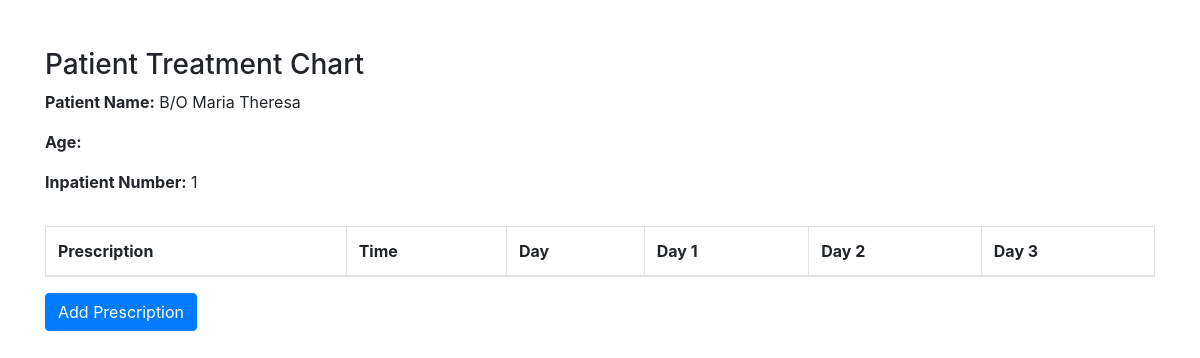
The app's page /patient_treatment_chart/1/ (signed in), older data.
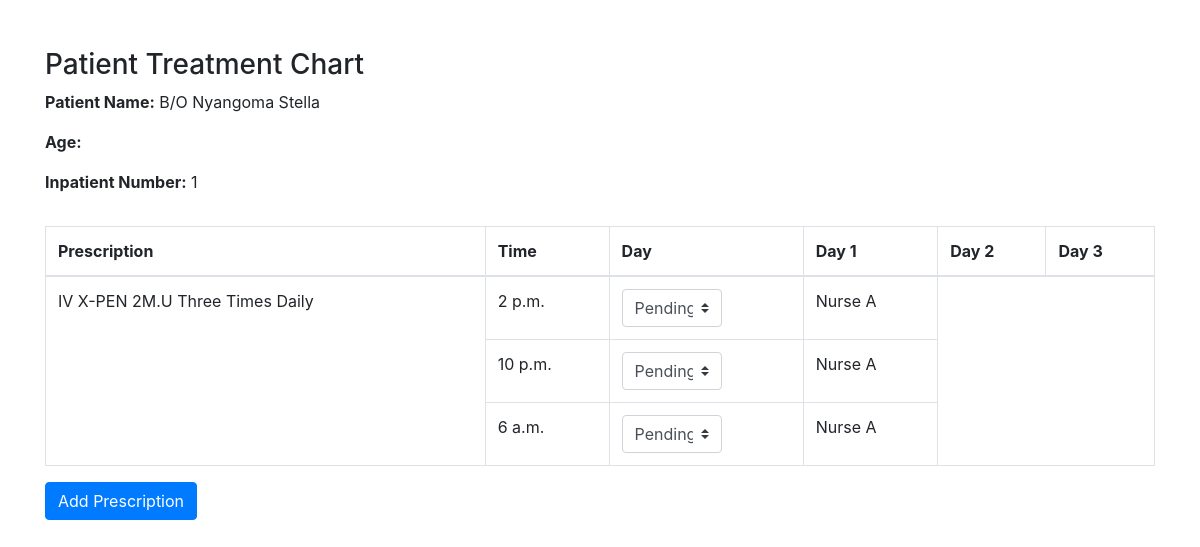
The same page, newer data.
### newborn/models.py (models this page shows, shortened)
class NewbornAdmission(models.Model):
    PLACE_OF_BIRTH_CHOICES = [
        ('Hospital', 'Hospital'),
        ('Along the road', 'Along the road'),
        ('Home', 'Home'),
    ]
    MODE_OF_DELIVERY_CHOICES = [
        ('SVD', 'SVD (Spontaneous Vaginal Delivery)'),
        ('C/S', 'C/S (Caesarean Section)'),
    ]
    MEANS_OF_TRANSPORT_CHOICES = [
        ('Ambulance', 'Ambulance'),
        ('Public means', 'Public means'),
    ]
    YES_NO_CHOICES = [
        ('Yes', 'Yes'),
        ('No', 'No'),
    ]
    SEX = [
        ('M', 'M'),
        ('F', 'F'),
    ]
    admission_date = models.DateTimeField()
    name = models.CharField(max_length=100)
    sex = models.CharField(max_length=100, choices=SEX)
    birth_weight = models.DecimalField(max_digits=2, decimal_places=1)
    delivery_date = models.DateTimeField()
    place_of_birth = models.CharField(max_length=20, choices=PLACE_OF_BIRTH_CHOICES)
    hospital_name = models.CharField(max_length=100, blank=True, null=True)
    mode_of_delivery = models.CharField(max_length=3, choices=MODE_OF_DELIVERY_CHOICES)
    indication = models.CharField(max_length=100, blank=True, null=True)
    resuscitation_done = models.CharField(max_length=3, choices=YES_NO_CHOICES)
    resuscitation_choices_1 = models.BooleanField(verbose_name='Bag&Mask', default=False, blank=True)
    resuscitation_choices_2 = models.BooleanField(verbose_name='Oxygen', default=False, blank=True)
    referred_in = models.CharField(max_length=3, choices=YES_NO_CHOICES)
    facility_name = models.CharField(max_length=100, blank=True, null=True)
    referral_date_time = models.DateTimeField(blank=True, null=True)
    reason_for_referral = models.CharField(max_length=100, blank=True, null=True)
    means_of_transport = models.CharField(max_length=20, choices=MEANS_OF_TRANSPORT_CHOICES, blank=True, null=True)
    oxygen_transport = models.CharField(max_length=3, choices=YES_NO_CHOICES, blank=True, null=True)
    mother = models.ForeignKey(MotherDetails, on_delete=models.CASCADE, null=True)

class Prescription(models.Model):
    admission = models.ForeignKey(NewbornAdmission, on_delete=models.CASCADE)
    name = models.CharField(max_length=100)
    dosage = models.CharField(max_length=50)
    TREATMENT_STATUS_CHOICES = [
        ('Pending', 'Pending'),
        ('Given', 'Given'),
        ('Missed', 'Missed'),
    ]
    treatment_status = models.CharField(max_length=15, choices=TREATMENT_STATUS_CHOICES)
    start_dose_time = models.TimeField()
    second_dose_time = models.TimeField(null=True, blank=True)
    third_dose_time = models.TimeField(null=True, blank=True)
    fourth_dose_time = models.TimeField(null=True, blank=True)
    FREQUENCY_CHOICES = [
        ('Once Daily', 'Once Daily'),
        ('Twice Daily', 'Twice Daily'),
        ('Three Times Daily', 'Three Times Daily'),
        ('Four Times Daily', 'Four Times Daily'),
    ]
    frequency = models.CharField(max_length=20, choices=FREQUENCY_CHOICES)
    start_date = models.DateField()
    prescriber = models.ForeignKey(User, on_delete=models.CASCADE, null=True, related_name='prescriptions_prescribed')
    dispenser = models.ForeignKey(User, on_delete=models.CASCADE, null=True, related_name='prescriptions_dispensed')

### newborn/views.py (the view)
# urls.py: path('patient_treatment_chart/<int:admission_id>/', views.patient_treatment_chart, name='patient_treatment_chart'),
@login_required
def patient_treatment_chart(request, admission_id):
    admission = NewbornAdmission.objects.get(id=admission_id)
    if request.method == 'POST':
        form = PrescriptionForm(request.POST, user=request.user)
        if form.is_valid():
            prescription = form.save(commit=False)
            prescription.admission = admission
            prescription.save()
            return redirect('patient_treatment_chart', admission_id=admission_id)
    else:
        form = PrescriptionForm(user=request.user)
    prescriptions = Prescription.objects.filter(admission=admission)
    for prescription in prescriptions:
        prescription.frequency_count = calculate_frequency_count(prescription.frequency)
    return render(request, 'newborn/prescription.html', {'admission': admission, 'prescriptions': prescriptions, 'form': form})

### newborn/forms.py
class PrescriptionForm(forms.ModelForm):
    start_dose_time = forms.TimeField(required=False, label='Start Dose Time')
    second_dose_time = forms.TimeField(required=False, label='Second Dose Time')
    third_dose_time = forms.TimeField(required=False, label='Third Dose Time')
    fourth_dose_time = forms.TimeField(required=False, label='Fourth Dose Time')
    def __init__(self, *args, **kwargs):
        user = kwargs.pop('user', None)
        super().__init__(*args, **kwargs)
        if user:
            self.fields['prescriber'].initial = user
    class Meta:
        model = Prescription
        fields = ['name', 'start_dose_time', 'second_dose_time', 'third_dose_time', 'fourth_dose_time', 'frequency', 'prescriber']

### newborn/views.py (called while the page is built)
def calculate_frequency_count(frequency):
    if frequency == 'Once Daily':
        return 1
    elif frequency == 'Twice Daily':
        return 2
    elif frequency == 'Three Times Daily':
        return 3
    elif frequency == 'Four Times Daily':
        return 4
    return 0

### newborn/templates/newborn/prescription.html (shortened to what this page needs)
<!DOCTYPE html>
<html lang="en">
<head>
    <link rel="stylesheet" href="https://stackpath.bootstrapcdn.com/bootstrap/4.5.2/css/bootstrap.min.css">
    <link rel="stylesheet" href="https://cdnjs.cloudflare.com/ajax/libs/font-awesome/5.15.1/css/all.min.css">
</head>
<body>
<div class="container mt-5">
    <div class="row">
        <div class="col">
            <h3>Patient Treatment Chart</h3>
        </div>
    </div>
    <div class="row">
        <div class="col">
            <p><strong>Patient Name:</strong> {{ admission.name }}</p>
            <p><strong>Age:</strong> {{ admission.age }}</p>
            <p><strong>Inpatient Number:</strong> {{ admission.pk }}</p>
        </div>
    </div>
<div class="row mt-3">
    <div class="col">
        <table class="table table-bordered">
            <thead>
                <tr>
                    <th>Prescription</th>
                    <th>Time</th>
                    <th rowspan="2">Day</th>
                    <th>Day 1</th>
                    <th>Day 2</th>
                    <th>Day 3</th>
                </tr>
            </thead>
            <tbody id="prescriptionTableBody">
                {% for prescription in prescriptions %}
                <tr data-prescription-id="{{ prescription.id }}">
                    <td rowspan="{{ prescription.frequency_count }}">
                        {{ prescription.name }} {{ prescription.frequency }}
                    </td>
                    <td class="dosing-time-cell">{{ prescription.start_dose_time }}</td>
 <td class="status-cell">
    <div class="input-group">
        <div class="input-group-prepend">
            <select class="custom-select" name="status">
                <option value="Pending" {% if prescription.treatment_status == 'Pending' %}selected{% endif %}>Pending</option>
            </select>
        </div>
    </div>
</td>
                    <td class="nurse-cell">
                        Nurse A
                    </td>
                </tr>
                {% if prescription.second_dose_time %}
                <tr data-prescription-id="{{ prescription.id }}">
                    <td class="dosing-time-cell">{{ prescription.second_dose_time }}</td>
                    <td class="status-cell">
    <div class="input-group">
        <div class="input-group-prepend">
            <select class="custom-select" name="status">
                <option value="Pending" {% if prescription.treatment_status == 'Pending' %}selected{% endif %}>Pending</option>
            </select>
        </div>
    </div>
</td>
                    <td class="nurse-cell">
                        Nurse A
                    </td>
                </tr>
                {% endif %}
		                {% if prescription.third_dose_time %}
                <tr data-prescription-id="{{ prescription.id }}">
                    <td class="dosing-time-cell">{{ prescription.third_dose_time }}</td>
                    <td class="status-cell">
    <div class="input-group">
        <div class="input-group-prepend">
            <select class="custom-select" name="status">
                <option value="Pending" {% if prescription.treatment_status == 'Pending' %}selected{% endif %}>Pending</option>
            </select>
        </div>
    </div>
</td>
                    <td class="nurse-cell">
                        Nurse A
                    </td>
                </tr>
		{% endif %}
                {% endfor %}
            </tbody>
        </table>
    </div>
</div>
    <button type="button" class="btn btn-primary" data-toggle="modal" data-target="#prescriptionModal">
        Add Prescription
    </button>
</div>
</body>
</html>

Row changes from the older to the newer data that the page shows:
changed NewbornAdmission id 1: name "B/O Maria Theresa" → "B/O Nyangoma Stella"
added Prescription: name "IV X-PEN 2M.U", frequency "Three Times Daily", start_dose_time "2 p.m.", status "Pending", second_dose_time "10 p.m.", third_dose_time "6 a.m."
